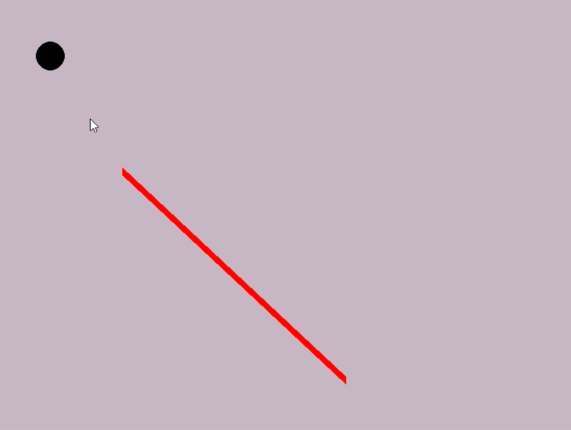
#> input picture OpenCV/1.jpg, 1142 x 860 px (shown at 1/2 size)
$ python cv.py
#> lines starting #> are read from the running program, lines starting #| are printed output that depends on the picture; after the words box and inside, x2 and y2 are one past the last pixel; in counts of white or black regions, pixels touching at a corner belong together
### OpenCV/cv_pub.py
import random

from paho.mqtt import client as mqtt_client

broker = 'broker.emqx.io'
port = 1883
topic = "NDD"
# generate client ID with pub prefix randomly
client_id = f'python-mqtt-{random.randint(0, 1000)}'
username = 'NDD55'
password = 'NDD55'


def connect_mqtt():
    # [5 lines left out: function on_connect, not called in this run]

    client = mqtt_client.Client(client_id)
    client.username_pw_set(username, password)
    client.on_connect = on_connect
    client.connect(broker, port)
    return client


def publish(client, top, bottom):
    msg = f"{top[0]} {top[1]} {bottom[0]} {bottom[1]}"
    result = client.publish(topic, msg)


def start():
    client = connect_mqtt()
    client.loop_start()

### OpenCV/cv.py
import cv2

import cv_pub


def nothing(*arg):
    pass


def run():
    frame = cv2.imread("1.jpg")
#> frame is the input picture: shape (860, 1142, 3); mean B, G, R 194.1, 181.2, 198.9
    cv2.imshow("frame", frame)

    hsv = cv2.cvtColor(frame, cv2.COLOR_RGB2HSV)
#> hsv: shape (860, 1142, 3); mean H, S, V 143.5, 22.9, 198.9

    mask = cv2.inRange(hsv, (0, 160, 20), (122, 255, 255))
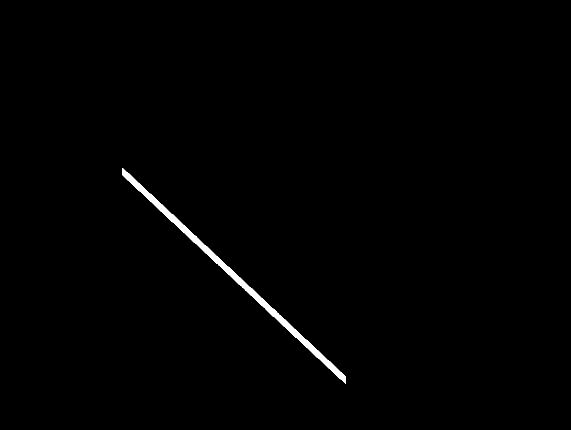
#> mask: shape (860, 1142) (shown at 1/2 size); 0.72% white; 1 white region
    cv2.imshow("mask", mask)

    contours = cv2.findContours(mask, cv2.RETR_TREE, cv2.CHAIN_APPROX_NONE)
#> contours = 1 contour; box (x1, y1, x2, y2) and area: (244, 336, 692, 767) 6558
    contours = contours[0]

    if contours:
        c = max(contours, key=cv2.contourArea)
#> c = contour of 949 points, box (x1, y1, x2, y2) (244, 336, 692, 767), area 6558

        left = tuple(c[c[:, :, 0].argmin()][0])
#> left = (244, 338)
        right = tuple(c[c[:, :, 0].argmax()][0])
#> right = (691, 766)
        top = tuple(c[c[:, :, 1].argmin()][0])
#> top = (245, 336)
        bottom = tuple(c[c[:, :, 1].argmax()][0])
#> bottom = (690, 766)

        print('left: {}'.format(left))
#| left: (244, 338)
        print(left[0])
#| 244
        print('right: {}'.format(right))
#| right: (691, 766)
        print('top: {}'.format(top))
#| top: (245, 336)
        print('bottom: {}'.format(bottom))
#| bottom: (690, 766)
        cv_pub.publish(cv_pub.connect_mqtt(), top, bottom)
#> in publish, `msg = f"{top[0]} {top[1]} {bottom[0]} {bottom[1]}"`: msg = '245 336 690 766'

    cv2.destroyAllWindows()

run()
